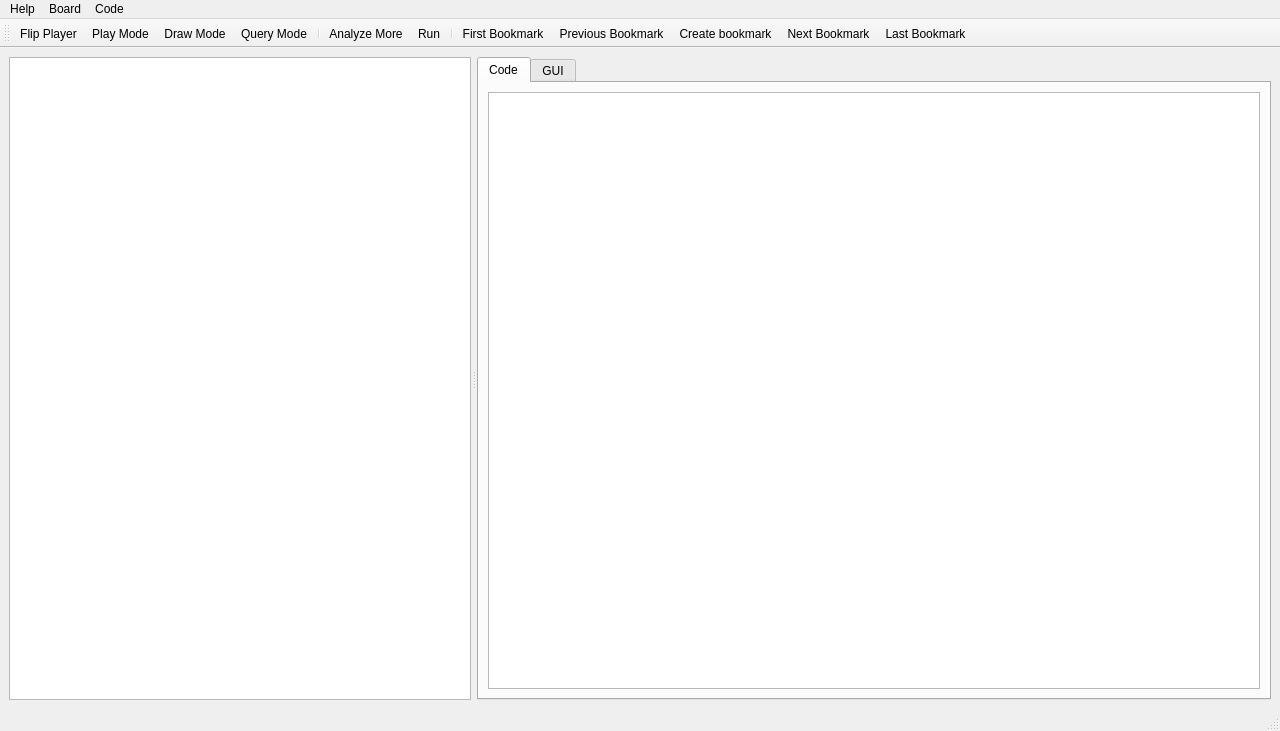
<?xml version="1.0" encoding="UTF-8"?>
<ui version="4.0">
 <class>MainWindow</class>
 <widget class="QMainWindow" name="MainWindow">
  <property name="geometry">
   <rect>
    <x>0</x>
    <y>0</y>
    <width>1280</width>
    <height>731</height>
   </rect>
  </property>
  <property name="windowTitle">
   <string>MainWindow</string>
  </property>
  <widget class="QWidget" name="centralwidget">
   <property name="sizePolicy">
    <sizepolicy hsizetype="Expanding" vsizetype="Expanding">
     <horstretch>0</horstretch>
     <verstretch>0</verstretch>
    </sizepolicy>
   </property>
   <layout class="QHBoxLayout" name="horizontalLayout">
    <item>
     <widget class="QSplitter" name="splitter">
      <property name="orientation">
       <enum>Qt::Horizontal</enum>
      </property>
      <property name="handleWidth">
       <number>6</number>
      </property>
      <widget class="QGraphicsView" name="graphicsView">
       <property name="verticalScrollBarPolicy">
        <enum>Qt::ScrollBarAlwaysOff</enum>
       </property>
       <property name="horizontalScrollBarPolicy">
        <enum>Qt::ScrollBarAlwaysOff</enum>
       </property>
       <property name="sizeAdjustPolicy">
        <enum>QAbstractScrollArea::AdjustIgnored</enum>
       </property>
       <property name="sceneRect">
        <rectf>
         <x>0.000000000000000</x>
         <y>0.000000000000000</y>
         <width>500.000000000000000</width>
         <height>500.000000000000000</height>
        </rectf>
       </property>
       <property name="alignment">
        <set>Qt::AlignCenter</set>
       </property>
       <property name="renderHints">
        <set>QPainter::Antialiasing|QPainter::TextAntialiasing</set>
       </property>
       <property name="transformationAnchor">
        <enum>QGraphicsView::AnchorViewCenter</enum>
       </property>
       <property name="resizeAnchor">
        <enum>QGraphicsView::AnchorViewCenter</enum>
       </property>
      </widget>
      <widget class="QTabWidget" name="tabWidget">
       <property name="sizePolicy">
        <sizepolicy hsizetype="Minimum" vsizetype="Minimum">
         <horstretch>0</horstretch>
         <verstretch>0</verstretch>
        </sizepolicy>
       </property>
       <property name="currentIndex">
        <number>0</number>
       </property>
       <widget class="QWidget" name="tab">
        <attribute name="title">
         <string>Code</string>
        </attribute>
        <layout class="QVBoxLayout" name="verticalLayout">
         <item>
          <widget class="CodeEditor" name="codeEdit">
           <property name="sizePolicy">
            <sizepolicy hsizetype="Expanding" vsizetype="Expanding">
             <horstretch>0</horstretch>
             <verstretch>0</verstretch>
            </sizepolicy>
           </property>
          </widget>
         </item>
        </layout>
       </widget>
       <widget class="QWidget" name="tab_2">
        <attribute name="title">
         <string>GUI</string>
        </attribute>
        <layout class="QHBoxLayout" name="horizontalLayout_6">
         <item>
          <widget class="QSplitter" name="splitter_2">
           <property name="orientation">
            <enum>Qt::Vertical</enum>
           </property>
           <widget class="QWidget" name="layoutWidget">
            <layout class="QVBoxLayout" name="verticalLayout_2">
             <property name="sizeConstraint">
              <enum>QLayout::SetNoConstraint</enum>
             </property>
             <item>
              <layout class="QVBoxLayout" name="verticalLayout_10">
               <item>
                <layout class="QHBoxLayout" name="horizontalLayout_8">
                 <item>
                  <widget class="QCheckBox" name="check1">
                   <property name="maximumSize">
                    <size>
                     <width>16777215</width>
                     <height>26</height>
                    </size>
                   </property>
                   <property name="text">
                    <string>CheckBox</string>
                   </property>
                  </widget>
                 </item>
                 <item>
                  <widget class="QCheckBox" name="check2">
                   <property name="maximumSize">
                    <size>
                     <width>16777215</width>
                     <height>26</height>
                    </size>
                   </property>
                   <property name="text">
                    <string>CheckBox</string>
                   </property>
                  </widget>
                 </item>
                 <item>
                  <widget class="QCheckBox" name="check3">
                   <property name="maximumSize">
                    <size>
                     <width>16777215</width>
                     <height>26</height>
                    </size>
                   </property>
                   <property name="text">
                    <string>CheckBox</string>
                   </property>
                  </widget>
                 </item>
                 <item>
                  <widget class="QCheckBox" name="check4">
                   <property name="maximumSize">
                    <size>
                     <width>16777215</width>
                     <height>26</height>
                    </size>
                   </property>
                   <property name="text">
                    <string>CheckBox</string>
                   </property>
                  </widget>
                 </item>
                </layout>
               </item>
               <item>
                <layout class="QHBoxLayout" name="horizontalLayout_9">
                 <item>
                  <widget class="QCheckBox" name="check5">
                   <property name="maximumSize">
                    <size>
                     <width>16777215</width>
                     <height>26</height>
                    </size>
                   </property>
                   <property name="text">
                    <string>CheckBox</string>
                   </property>
                  </widget>
                 </item>
                 <item>
                  <widget class="QCheckBox" name="check6">
                   <property name="maximumSize">
                    <size>
                     <width>16777215</width>
                     <height>26</height>
                    </size>
                   </property>
                   <property name="text">
                    <string>CheckBox</string>
                   </property>
                  </widget>
                 </item>
                 <item>
                  <widget class="QCheckBox" name="check7">
                   <property name="maximumSize">
                    <size>
                     <width>16777215</width>
                     <height>26</height>
                    </size>
                   </property>
                   <property name="text">
                    <string>CheckBox</string>
                   </property>
                  </widget>
                 </item>
                 <item>
                  <widget class="QCheckBox" name="check8">
                   <property name="maximumSize">
                    <size>
                     <width>16777215</width>
                     <height>26</height>
                    </size>
                   </property>
                   <property name="text">
                    <string>CheckBox</string>
                   </property>
                  </widget>
                 </item>
                </layout>
               </item>
              </layout>
             </item>
             <item>
              <layout class="QVBoxLayout" name="verticalLayout_11">
               <item>
                <layout class="QHBoxLayout" name="horizontalLayout_10">
                 <item>
                  <widget class="QPushButton" name="button1">
                   <property name="maximumSize">
                    <size>
                     <width>16777215</width>
                     <height>100</height>
                    </size>
                   </property>
                   <property name="text">
                    <string>PushButton</string>
                   </property>
                  </widget>
                 </item>
                 <item>
                  <widget class="QPushButton" name="button2">
                   <property name="maximumSize">
                    <size>
                     <width>16777215</width>
                     <height>100</height>
                    </size>
                   </property>
                   <property name="text">
                    <string>PushButton</string>
                   </property>
                  </widget>
                 </item>
                 <item>
                  <widget class="QPushButton" name="button3">
                   <property name="maximumSize">
                    <size>
                     <width>16777215</width>
                     <height>100</height>
                    </size>
                   </property>
                   <property name="text">
                    <string>PushButton</string>
                   </property>
                  </widget>
                 </item>
                 <item>
                  <widget class="QPushButton" name="button4">
                   <property name="maximumSize">
                    <size>
                     <width>16777215</width>
                     <height>100</height>
                    </size>
                   </property>
                   <property name="text">
                    <string>PushButton</string>
                   </property>
                  </widget>
                 </item>
                </layout>
               </item>
               <item>
                <layout class="QHBoxLayout" name="horizontalLayout_11">
                 <item>
                  <widget class="QPushButton" name="button5">
                   <property name="maximumSize">
                    <size>
                     <width>16777215</width>
                     <height>100</height>
                    </size>
                   </property>
                   <property name="text">
                    <string>PushButton</string>
                   </property>
                  </widget>
                 </item>
                 <item>
                  <widget class="QPushButton" name="button6">
                   <property name="maximumSize">
                    <size>
                     <width>16777215</width>
                     <height>100</height>
                    </size>
                   </property>
                   <property name="text">
                    <string>PushButton</string>
                   </property>
                  </widget>
                 </item>
                 <item>
                  <widget class="QPushButton" name="button7">
                   <property name="maximumSize">
                    <size>
                     <width>16777215</width>
                     <height>100</height>
                    </size>
                   </property>
                   <property name="text">
                    <string>PushButton</string>
                   </property>
                  </widget>
                 </item>
                 <item>
                  <widget class="QPushButton" name="button8">
                   <property name="maximumSize">
                    <size>
                     <width>16777215</width>
                     <height>100</height>
                    </size>
                   </property>
                   <property name="text">
                    <string>PushButton</string>
                   </property>
                  </widget>
                 </item>
                </layout>
               </item>
              </layout>
             </item>
             <item>
              <layout class="QHBoxLayout" name="horizontalLayout_2">
               <item>
                <widget class="QDial" name="dial1">
                 <property name="maximum">
                  <number>100000</number>
                 </property>
                 <property name="singleStep">
                  <number>1000</number>
                 </property>
                 <property name="pageStep">
                  <number>10000</number>
                 </property>
                </widget>
               </item>
               <item>
                <widget class="QDial" name="dial2">
                 <property name="maximum">
                  <number>100000</number>
                 </property>
                 <property name="singleStep">
                  <number>1000</number>
                 </property>
                 <property name="pageStep">
                  <number>10000</number>
                 </property>
                </widget>
               </item>
               <item>
                <widget class="QDial" name="dial3">
                 <property name="maximum">
                  <number>100000</number>
                 </property>
                 <property name="singleStep">
                  <number>1000</number>
                 </property>
                 <property name="pageStep">
                  <number>10000</number>
                 </property>
                </widget>
               </item>
               <item>
                <widget class="QDial" name="dial4">
                 <property name="maximum">
                  <number>100000</number>
                 </property>
                </widget>
               </item>
              </layout>
             </item>
             <item>
              <layout class="QHBoxLayout" name="horizontalLayout_3">
               <item>
                <widget class="QLabel" name="label_dial1">
                 <property name="maximumSize">
                  <size>
                   <width>16777215</width>
                   <height>26</height>
                  </size>
                 </property>
                 <property name="text">
                  <string>TextLabel</string>
                 </property>
                 <property name="alignment">
                  <set>Qt::AlignCenter</set>
                 </property>
                </widget>
               </item>
               <item>
                <widget class="QLabel" name="label_dial2">
                 <property name="maximumSize">
                  <size>
                   <width>16777215</width>
                   <height>26</height>
                  </size>
                 </property>
                 <property name="text">
                  <string>TextLabel</string>
                 </property>
                 <property name="alignment">
                  <set>Qt::AlignCenter</set>
                 </property>
                </widget>
               </item>
               <item>
                <widget class="QLabel" name="label_dial3">
                 <property name="maximumSize">
                  <size>
                   <width>16777215</width>
                   <height>26</height>
                  </size>
                 </property>
                 <property name="text">
                  <string>TextLabel</string>
                 </property>
                 <property name="alignment">
                  <set>Qt::AlignCenter</set>
                 </property>
                </widget>
               </item>
               <item>
                <widget class="QLabel" name="label_dial4">
                 <property name="maximumSize">
                  <size>
                   <width>16777215</width>
                   <height>26</height>
                  </size>
                 </property>
                 <property name="text">
                  <string>TextLabel</string>
                 </property>
                 <property name="alignment">
                  <set>Qt::AlignCenter</set>
                 </property>
                </widget>
               </item>
              </layout>
             </item>
             <item>
              <layout class="QHBoxLayout" name="horizontalLayout_4">
               <item>
                <widget class="QDial" name="dial5">
                 <property name="maximum">
                  <number>100000</number>
                 </property>
                 <property name="singleStep">
                  <number>1000</number>
                 </property>
                 <property name="pageStep">
                  <number>10000</number>
                 </property>
                </widget>
               </item>
               <item>
                <widget class="QDial" name="dial6">
                 <property name="minimum">
                  <number>0</number>
                 </property>
                 <property name="maximum">
                  <number>100000</number>
                 </property>
                 <property name="singleStep">
                  <number>1000</number>
                 </property>
                 <property name="pageStep">
                  <number>10000</number>
                 </property>
                </widget>
               </item>
               <item>
                <widget class="QDial" name="dial7">
                 <property name="maximum">
                  <number>100000</number>
                 </property>
                 <property name="singleStep">
                  <number>1000</number>
                 </property>
                 <property name="pageStep">
                  <number>10000</number>
                 </property>
                </widget>
               </item>
               <item>
                <widget class="QDial" name="dial8">
                 <property name="maximum">
                  <number>100000</number>
                 </property>
                </widget>
               </item>
              </layout>
             </item>
             <item>
              <layout class="QHBoxLayout" name="horizontalLayout_5">
               <item>
                <widget class="QLabel" name="label_dial6">
                 <property name="maximumSize">
                  <size>
                   <width>16777215</width>
                   <height>26</height>
                  </size>
                 </property>
                 <property name="text">
                  <string>TextLabel</string>
                 </property>
                 <property name="alignment">
                  <set>Qt::AlignCenter</set>
                 </property>
                </widget>
               </item>
               <item>
                <widget class="QLabel" name="label_dial5">
                 <property name="maximumSize">
                  <size>
                   <width>16777215</width>
                   <height>26</height>
                  </size>
                 </property>
                 <property name="text">
                  <string>TextLabel</string>
                 </property>
                 <property name="alignment">
                  <set>Qt::AlignCenter</set>
                 </property>
                </widget>
               </item>
               <item>
                <widget class="QLabel" name="label_dial7">
                 <property name="maximumSize">
                  <size>
                   <width>16777215</width>
                   <height>26</height>
                  </size>
                 </property>
                 <property name="text">
                  <string>TextLabel</string>
                 </property>
                 <property name="alignment">
                  <set>Qt::AlignCenter</set>
                 </property>
                </widget>
               </item>
               <item>
                <widget class="QLabel" name="label_dial8">
                 <property name="maximumSize">
                  <size>
                   <width>16777215</width>
                   <height>26</height>
                  </size>
                 </property>
                 <property name="text">
                  <string>TextLabel</string>
                 </property>
                 <property name="alignment">
                  <set>Qt::AlignCenter</set>
                 </property>
                </widget>
               </item>
              </layout>
             </item>
            </layout>
           </widget>
           <widget class="QPlainTextEdit" name="logOutputTextBox">
            <property name="sizePolicy">
             <sizepolicy hsizetype="Preferred" vsizetype="Expanding">
              <horstretch>0</horstretch>
              <verstretch>0</verstretch>
             </sizepolicy>
            </property>
            <property name="maximumSize">
             <size>
              <width>16777215</width>
              <height>16777215</height>
             </size>
            </property>
            <property name="readOnly">
             <bool>true</bool>
            </property>
           </widget>
          </widget>
         </item>
        </layout>
       </widget>
      </widget>
     </widget>
    </item>
   </layout>
  </widget>
  <widget class="QMenuBar" name="menubar">
   <property name="geometry">
    <rect>
     <x>0</x>
     <y>0</y>
     <width>1280</width>
     <height>22</height>
    </rect>
   </property>
   <widget class="QMenu" name="menuHelp">
    <property name="title">
     <string>Help</string>
    </property>
    <addaction name="actionAbout_2"/>
   </widget>
   <widget class="QMenu" name="menuCode">
    <property name="title">
     <string>Code</string>
    </property>
    <widget class="QMenu" name="menuCodeSlot">
     <property name="title">
      <string>Activate Slot</string>
     </property>
    </widget>
    <addaction name="actionRun"/>
    <addaction name="menuCodeSlot"/>
    <addaction name="separator"/>
    <addaction name="actionShow_Console"/>
    <addaction name="separator"/>
    <addaction name="actionDisable_Code"/>
   </widget>
   <widget class="QMenu" name="menuBoard">
    <property name="title">
     <string>Board</string>
    </property>
    <widget class="QMenu" name="menuLocalize">
     <property name="title">
      <string>Localize</string>
     </property>
    </widget>
    <widget class="QMenu" name="menuBookmark">
     <property name="title">
      <string>Bookmarks</string>
     </property>
     <addaction name="actionBookmark"/>
     <addaction name="actionNext_Bookmark"/>
     <addaction name="actionPrevious_Bookmark"/>
     <addaction name="actionClear_Current_Bookmark"/>
     <addaction name="actionClear_All_Bookmarks"/>
    </widget>
    <addaction name="actionFlip_Player"/>
    <addaction name="actionAnalyze_More"/>
    <addaction name="actionClearBoard"/>
    <addaction name="actionDraw_Mode"/>
    <addaction name="actionPlay_Mode"/>
    <addaction name="actionQuery_Mode"/>
    <addaction name="menuLocalize"/>
    <addaction name="menuBookmark"/>
    <addaction name="separator"/>
    <addaction name="actionGame_Settings"/>
    <addaction name="actionNeural_Nets"/>
    <addaction name="actionClear_Cache"/>
    <addaction name="separator"/>
    <addaction name="actionImport_SGF"/>
   </widget>
   <addaction name="menuHelp"/>
   <addaction name="menuBoard"/>
   <addaction name="menuCode"/>
  </widget>
  <widget class="QStatusBar" name="statusbar"/>
  <widget class="QToolBar" name="toolBar">
   <property name="sizePolicy">
    <sizepolicy hsizetype="Preferred" vsizetype="Preferred">
     <horstretch>0</horstretch>
     <verstretch>0</verstretch>
    </sizepolicy>
   </property>
   <property name="windowTitle">
    <string>toolBar</string>
   </property>
   <property name="iconSize">
    <size>
     <width>16</width>
     <height>16</height>
    </size>
   </property>
   <attribute name="toolBarArea">
    <enum>TopToolBarArea</enum>
   </attribute>
   <attribute name="toolBarBreak">
    <bool>false</bool>
   </attribute>
   <addaction name="actionFlip_Player"/>
   <addaction name="actionPlay_Mode"/>
   <addaction name="actionDraw_Mode"/>
   <addaction name="actionQuery_Mode"/>
   <addaction name="separator"/>
   <addaction name="actionAnalyze_More"/>
   <addaction name="actionRun"/>
   <addaction name="separator"/>
   <addaction name="actionFirst_Bookmark"/>
   <addaction name="actionPrevious_Bookmark"/>
   <addaction name="actionBookmark"/>
   <addaction name="actionNext_Bookmark"/>
   <addaction name="actionLast_Bookmark"/>
  </widget>
  <action name="actionQuit">
   <property name="text">
    <string>Quit</string>
   </property>
   <property name="shortcut">
    <string>Q</string>
   </property>
   <property name="shortcutVisibleInContextMenu">
    <bool>false</bool>
   </property>
  </action>
  <action name="actionAbout">
   <property name="text">
    <string>About</string>
   </property>
   <property name="shortcutVisibleInContextMenu">
    <bool>false</bool>
   </property>
  </action>
  <action name="actionAbout">
   <property name="text">
    <string>About</string>
   </property>
  </action>
  <action name="actionAbout_2">
   <property name="text">
    <string>About</string>
   </property>
  </action>
  <action name="actionRun">
   <property name="text">
    <string>Run</string>
   </property>
   <property name="toolTip">
    <string>Manually run the active script</string>
   </property>
   <property name="shortcut">
    <string>Ctrl+R</string>
   </property>
  </action>
  <action name="actionFlip_Player">
   <property name="text">
    <string>Flip Player</string>
   </property>
   <property name="toolTip">
    <string>Change who is to play</string>
   </property>
   <property name="shortcut">
    <string>Ctrl+Shift+F</string>
   </property>
  </action>
  <action name="actionAnalyze_More">
   <property name="text">
    <string>Analyze More</string>
   </property>
   <property name="toolTip">
    <string>Add more visits and analyze</string>
   </property>
   <property name="shortcut">
    <string>Ctrl+Shift+A</string>
   </property>
  </action>
  <action name="actionClearBoard">
   <property name="text">
    <string>Clear Board</string>
   </property>
   <property name="toolTip">
    <string>Remove all stones</string>
   </property>
   <property name="shortcut">
    <string>Ctrl+Shift+Backspace</string>
   </property>
  </action>
  <action name="actionToggleDraw">
   <property name="checkable">
    <bool>true</bool>
   </property>
   <property name="text">
    <string>Draw Mode</string>
   </property>
   <property name="shortcut">
    <string>Ctrl+Shift+D</string>
   </property>
  </action>
  <action name="actionLocalize1">
   <property name="checkable">
    <bool>true</bool>
   </property>
   <property name="text">
    <string>1 away</string>
   </property>
  </action>
  <action name="actionLocalize2">
   <property name="checkable">
    <bool>true</bool>
   </property>
   <property name="text">
    <string>2 away</string>
   </property>
  </action>
  <action name="actionLocalize3">
   <property name="checkable">
    <bool>true</bool>
   </property>
   <property name="text">
    <string>3 away</string>
   </property>
  </action>
  <action name="actionLocalizeNone">
   <property name="checkable">
    <bool>true</bool>
   </property>
   <property name="checked">
    <bool>true</bool>
   </property>
   <property name="text">
    <string>None</string>
   </property>
  </action>
  <action name="actionGame_Settings">
   <property name="text">
    <string>Game Settings…</string>
   </property>
  </action>
  <action name="actionShow_Console">
   <property name="checkable">
    <bool>false</bool>
   </property>
   <property name="text">
    <string>Show Console</string>
   </property>
  </action>
  <action name="actionActive_Slot">
   <property name="text">
    <string>Active Slot</string>
   </property>
  </action>
  <action name="action1">
   <property name="text">
    <string>1</string>
   </property>
  </action>
  <action name="actionNeural_Nets">
   <property name="text">
    <string>Neural Nets…</string>
   </property>
  </action>
  <action name="actionBookmark">
   <property name="icon">
    <iconset>
     <normaloff>resources/images/icon_bookmark.png</normaloff>resources/images/icon_bookmark.png</iconset>
   </property>
   <property name="text">
    <string>Create bookmark</string>
   </property>
   <property name="toolTip">
    <string>Create a bookmark for current position</string>
   </property>
   <property name="shortcut">
    <string>Ctrl+Shift+B</string>
   </property>
   <property name="iconVisibleInMenu">
    <bool>false</bool>
   </property>
  </action>
  <action name="actionClear_Current_Bookmark">
   <property name="text">
    <string>Clear Current</string>
   </property>
   <property name="toolTip">
    <string>Delete current bookmark</string>
   </property>
  </action>
  <action name="actionClear_All_Bookmarks">
   <property name="text">
    <string>Clear All</string>
   </property>
   <property name="toolTip">
    <string>Delete all the bookmarks</string>
   </property>
  </action>
  <action name="actionClear_Cache">
   <property name="text">
    <string>Clear Analysis Cache</string>
   </property>
   <property name="toolTip">
    <string>Clear KataGo's analysis cache for a clean analysis</string>
   </property>
  </action>
  <action name="actionImport_SGF">
   <property name="text">
    <string>Import SGF…</string>
   </property>
   <property name="toolTip">
    <string>Make bookmarks for each position in the main line of an SGF file</string>
   </property>
  </action>
  <action name="actionDisable_Code">
   <property name="checkable">
    <bool>true</bool>
   </property>
   <property name="text">
    <string>Disable</string>
   </property>
   <property name="toolTip">
    <string>Don't run the script automatically</string>
   </property>
  </action>
  <action name="actionQuery_Mode">
   <property name="checkable">
    <bool>true</bool>
   </property>
   <property name="text">
    <string>Query Mode</string>
   </property>
   <property name="toolTip">
    <string>Ask script about an intersection</string>
   </property>
   <property name="shortcut">
    <string>Ctrl+/</string>
   </property>
  </action>
  <action name="actionDraw_Mode">
   <property name="checkable">
    <bool>true</bool>
   </property>
   <property name="text">
    <string>Draw Mode</string>
   </property>
   <property name="toolTip">
    <string>Draw stones on the board</string>
   </property>
   <property name="shortcut">
    <string>Ctrl+Shift+D</string>
   </property>
  </action>
  <action name="actionPlay_Mode">
   <property name="checkable">
    <bool>true</bool>
   </property>
   <property name="text">
    <string>Play Mode</string>
   </property>
   <property name="toolTip">
    <string>Play stones on the board</string>
   </property>
   <property name="shortcut">
    <string>Ctrl+Shift+P</string>
   </property>
  </action>
  <action name="actionNext_Bookmark">
   <property name="icon">
    <iconset>
     <normaloff>resources/images/icon_next_bookmark.png</normaloff>resources/images/icon_next_bookmark.png</iconset>
   </property>
   <property name="text">
    <string>Next Bookmark</string>
   </property>
   <property name="toolTip">
    <string>Go to next bookmark</string>
   </property>
   <property name="shortcut">
    <string>Ctrl+Shift+]</string>
   </property>
   <property name="autoRepeat">
    <bool>true</bool>
   </property>
   <property name="iconVisibleInMenu">
    <bool>false</bool>
   </property>
  </action>
  <action name="actionPrevious_Bookmark">
   <property name="icon">
    <iconset>
     <normaloff>resources/images/icon_previous_bookmark.png</normaloff>resources/images/icon_previous_bookmark.png</iconset>
   </property>
   <property name="text">
    <string>Previous Bookmark</string>
   </property>
   <property name="toolTip">
    <string>Go to previous bookmark</string>
   </property>
   <property name="shortcut">
    <string>Ctrl+Shift+[</string>
   </property>
   <property name="iconVisibleInMenu">
    <bool>false</bool>
   </property>
  </action>
  <action name="actionLast_Bookmark">
   <property name="icon">
    <iconset>
     <normaloff>resources/images/icon_last_bookmark.png</normaloff>resources/images/icon_last_bookmark.png</iconset>
   </property>
   <property name="text">
    <string>Last Bookmark</string>
   </property>
   <property name="toolTip">
    <string>Go to last bookmark</string>
   </property>
   <property name="iconVisibleInMenu">
    <bool>false</bool>
   </property>
  </action>
  <action name="actionFirst_Bookmark">
   <property name="icon">
    <iconset>
     <normaloff>resources/images/icon_first_bookmark.png</normaloff>resources/images/icon_first_bookmark.png</iconset>
   </property>
   <property name="text">
    <string>First Bookmark</string>
   </property>
   <property name="iconText">
    <string>First Bookmark</string>
   </property>
   <property name="toolTip">
    <string>Go to first bookmark</string>
   </property>
   <property name="iconVisibleInMenu">
    <bool>false</bool>
   </property>
  </action>
 </widget>
 <customwidgets>
  <customwidget>
   <class>CodeEditor</class>
   <extends>QPlainTextEdit</extends>
   <header>codeeditor.h</header>
  </customwidget>
 </customwidgets>
 <resources/>
 <connections/>
</ui>
